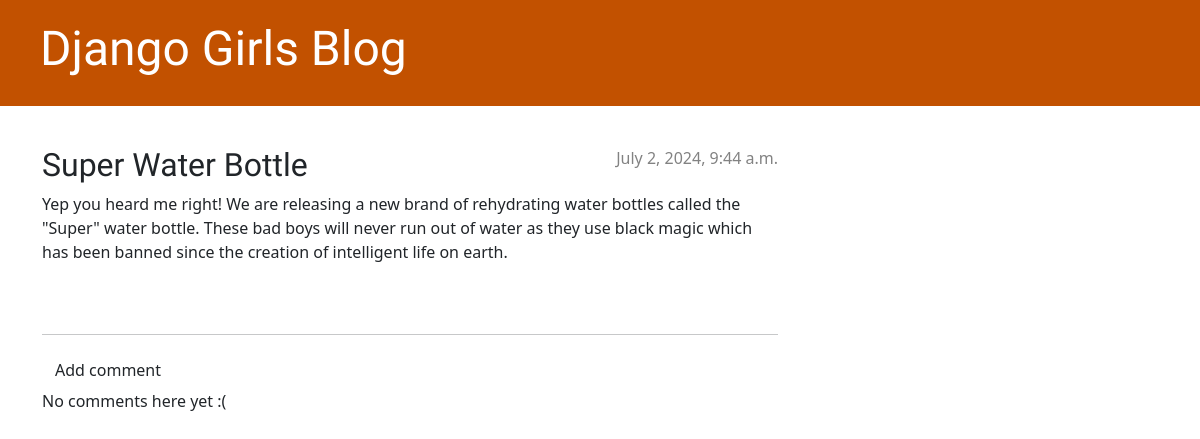
The app's page /post/1/ with its own data.
### blog/models.py (models this page shows, shortened)
class Post(models.Model):
    author = models.ForeignKey(settings.AUTH_USER_MODEL, on_delete=models.CASCADE)
    title = models.CharField(max_length=200)
    text = models.TextField()
    created_date = models.DateTimeField(default=timezone.now)
    published_date = models.DateTimeField(blank=True, null=True)

### blog/views.py (the view)
# urls.py: path('post/<int:pk>/', views.post_detail, name='post_detail'),
def post_detail(request, pk):
    post = get_object_or_404(Post, pk=pk)
    return render(request, 'blog/post_detail.html', {'post': post})

### blog/templates/blog/post_detail.html (shortened to what this page needs)
{% extends 'blog/base.html' %}
{% block content %}
    <article class="post">
        {% if post.published_date %}
            <div class="date">
                {{ post.published_date }}
            </div>
        {% else %}
            <form method="POST" action="{% url post_publish pk=post.pk %} class="post-form">{% csrf_token %}
                <button type="submit" class="post btn btn-info" name="publish">Publish</button>
            </form>
        {% endif %}
        <h2>{{ post.title }}</h2>
        <p>{{ post.text|linebreaksbr }}</p>
    </article>
    <hr>
    <a class="btn btn-default" href="{% url 'add_comment_to_post' pk=post.pk %}">Add comment</a>
    {% for comment in post.comments.all %}
    {% if user.is_authenticated or comment.approved_comment %}
    <div class="comment">
        <div class="date">
            {{ comment.created_date }}
            {% if not comment.approved_comment %}
                <a class="btn btn-default" href="{% url 'comment_remove' pk=comment.pk %}">
                   {% include './icons/hand-thumbs-down.svg' %}
                </a>
                <a class="btn btn-default" href="{% url 'comment_approve' pk=comment.pk %}">
                   {% include './icons/hand-thumbs-up.svg' %}
                </a>
            {% endif %}
        </div>
        <strong>{{ comment.author }}</strong>
        <p>{{ comment.text|linebreaks }}</p>
    </div>
    {% endif %}
{% empty %}
    <p>No comments here yet :(</p>
{% endfor %}
{% endblock %}

### blog/static/css/blog.css (style rules this page uses)
h1, h2, h3, h4 { font-family: 'Lobster', cursive; }
.date { color: #828282; }
.post { margin-bottom: 70px; }
.post > .date, .post > .actions { float: right; }

### records on screen
Post: published_date "July 2, 2024, 9:44 a.m.", title "Super Water Bottle", text "Yep you heard me right! We are releasing a new brand of rehydrating water bottles called the \"Super\" water bottle. These bad boys will never run out of water as they use black magic which has been banned since the creation of intelligent life on earth."
